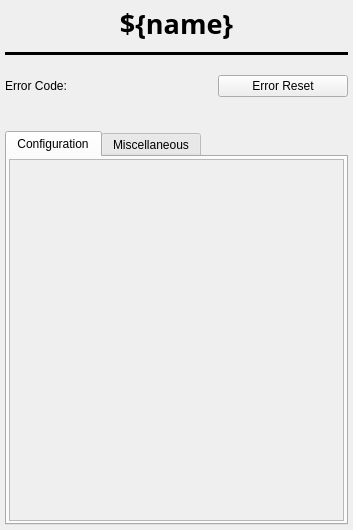
<?xml version="1.0" encoding="UTF-8"?>
<ui version="4.0">
 <class>Form</class>
 <widget class="QWidget" name="Form">
  <property name="geometry">
   <rect>
    <x>0</x>
    <y>0</y>
    <width>353</width>
    <height>530</height>
   </rect>
  </property>
  <property name="sizePolicy">
   <sizepolicy hsizetype="Preferred" vsizetype="Preferred">
    <horstretch>0</horstretch>
    <verstretch>0</verstretch>
   </sizepolicy>
  </property>
  <property name="windowTitle">
   <string>Form</string>
  </property>
  <layout class="QVBoxLayout" name="main_layout" stretch="0,0,0,0,0,3">
   <property name="spacing">
    <number>10</number>
   </property>
   <property name="sizeConstraint">
    <enum>QLayout::SetDefaultConstraint</enum>
   </property>
   <property name="leftMargin">
    <number>5</number>
   </property>
   <property name="topMargin">
    <number>5</number>
   </property>
   <property name="rightMargin">
    <number>5</number>
   </property>
   <property name="bottomMargin">
    <number>5</number>
   </property>
   <item>
    <widget class="QLabel" name="name_label">
     <property name="font">
      <font>
       <family>Sans Serif</family>
       <pointsize>20</pointsize>
       <weight>75</weight>
       <bold>true</bold>
      </font>
     </property>
     <property name="text">
      <string>${name}</string>
     </property>
     <property name="alignment">
      <set>Qt::AlignCenter</set>
     </property>
    </widget>
   </item>
   <item>
    <widget class="QFrame" name="underline">
     <property name="autoFillBackground">
      <bool>false</bool>
     </property>
     <property name="styleSheet">
      <string notr="true"/>
     </property>
     <property name="frameShape">
      <enum>QFrame::HLine</enum>
     </property>
     <property name="frameShadow">
      <enum>QFrame::Plain</enum>
     </property>
     <property name="lineWidth">
      <number>10</number>
     </property>
    </widget>
   </item>
   <item>
    <widget class="TyphosPositionerWidget" name="TyphosPositionerWidget" native="true">
     <property name="toolTip">
      <string/>
     </property>
    </widget>
   </item>
   <item>
    <layout class="QHBoxLayout" name="horizontalLayout">
     <property name="topMargin">
      <number>0</number>
     </property>
     <item>
      <widget class="QLabel" name="label">
       <property name="sizePolicy">
        <sizepolicy hsizetype="Maximum" vsizetype="Preferred">
         <horstretch>0</horstretch>
         <verstretch>0</verstretch>
        </sizepolicy>
       </property>
       <property name="text">
        <string>Error Code:</string>
       </property>
       <property name="alignment">
        <set>Qt::AlignCenter</set>
       </property>
      </widget>
     </item>
     <item>
      <widget class="PyDMLabel" name="error_id_label">
       <property name="sizePolicy">
        <sizepolicy hsizetype="Minimum" vsizetype="Preferred">
         <horstretch>0</horstretch>
         <verstretch>0</verstretch>
        </sizepolicy>
       </property>
       <property name="toolTip">
        <string/>
       </property>
       <property name="textFormat">
        <enum>Qt::PlainText</enum>
       </property>
       <property name="alignment">
        <set>Qt::AlignCenter</set>
       </property>
       <property name="channel" stdset="0">
        <string>ca://${prefix}:PLC:nErrorId_RBV</string>
       </property>
       <property name="displayFormat" stdset="0">
        <enum>PyDMLabel::Default</enum>
       </property>
      </widget>
     </item>
     <item>
      <widget class="PyDMPushButton" name="error_reset_button">
       <property name="sizePolicy">
        <sizepolicy hsizetype="Minimum" vsizetype="Fixed">
         <horstretch>0</horstretch>
         <verstretch>0</verstretch>
        </sizepolicy>
       </property>
       <property name="toolTip">
        <string/>
       </property>
       <property name="text">
        <string>Error Reset</string>
       </property>
       <property name="channel" stdset="0">
        <string>ca://${prefix}PLC:bReset</string>
       </property>
       <property name="pressValue" stdset="0">
        <string>1</string>
       </property>
      </widget>
     </item>
    </layout>
   </item>
   <item>
    <widget class="PyDMLabel" name="error_message_label">
     <property name="toolTip">
      <string/>
     </property>
     <property name="channel" stdset="0">
      <string>ca://${prefix}:PLC:sErrorMessage_RBV</string>
     </property>
     <property name="displayFormat" stdset="0">
      <enum>PyDMLabel::String</enum>
     </property>
    </widget>
   </item>
   <item>
    <widget class="QTabWidget" name="signal_tab">
     <property name="minimumSize">
      <size>
       <width>0</width>
       <height>250</height>
      </size>
     </property>
     <property name="maximumSize">
      <size>
       <width>16777215</width>
       <height>500</height>
      </size>
     </property>
     <property name="autoFillBackground">
      <bool>false</bool>
     </property>
     <property name="tabPosition">
      <enum>QTabWidget::North</enum>
     </property>
     <property name="tabShape">
      <enum>QTabWidget::Rounded</enum>
     </property>
     <property name="currentIndex">
      <number>0</number>
     </property>
     <property name="elideMode">
      <enum>Qt::ElideNone</enum>
     </property>
     <property name="usesScrollButtons">
      <bool>false</bool>
     </property>
     <property name="documentMode">
      <bool>false</bool>
     </property>
     <property name="tabsClosable">
      <bool>false</bool>
     </property>
     <property name="movable">
      <bool>false</bool>
     </property>
     <property name="tabBarAutoHide">
      <bool>false</bool>
     </property>
     <widget class="QWidget" name="config_tab">
      <attribute name="title">
       <string>Configuration</string>
      </attribute>
      <layout class="QHBoxLayout" name="config_tab_layout">
       <property name="leftMargin">
        <number>2</number>
       </property>
       <property name="topMargin">
        <number>2</number>
       </property>
       <property name="rightMargin">
        <number>2</number>
       </property>
       <property name="bottomMargin">
        <number>2</number>
       </property>
       <item>
        <widget class="QScrollArea" name="config_scroll">
         <property name="font">
          <font>
           <underline>false</underline>
          </font>
         </property>
         <property name="horizontalScrollBarPolicy">
          <enum>Qt::ScrollBarAlwaysOff</enum>
         </property>
         <property name="sizeAdjustPolicy">
          <enum>QAbstractScrollArea::AdjustToContentsOnFirstShow</enum>
         </property>
         <property name="widgetResizable">
          <bool>true</bool>
         </property>
         <widget class="QWidget" name="config_widget">
          <property name="geometry">
           <rect>
            <x>0</x>
            <y>0</y>
            <width>333</width>
            <height>355</height>
           </rect>
          </property>
          <layout class="QVBoxLayout" name="verticalLayout_2">
           <property name="leftMargin">
            <number>2</number>
           </property>
           <property name="topMargin">
            <number>2</number>
           </property>
           <property name="rightMargin">
            <number>2</number>
           </property>
           <property name="bottomMargin">
            <number>2</number>
           </property>
           <item>
            <widget class="TyphosSignalPanel" name="config_panel" native="true">
             <property name="toolTip">
              <string/>
             </property>
             <property name="whatsThis">
              <string>
    Panel of Signals for Device
    </string>
             </property>
             <property name="showHints" stdset="0">
              <bool>false</bool>
             </property>
             <property name="showNormal" stdset="0">
              <bool>false</bool>
             </property>
             <property name="showOmitted" stdset="0">
              <bool>false</bool>
             </property>
            </widget>
           </item>
          </layout>
         </widget>
        </widget>
       </item>
      </layout>
     </widget>
     <widget class="QWidget" name="misc_tab">
      <attribute name="title">
       <string>Miscellaneous</string>
      </attribute>
      <layout class="QHBoxLayout" name="misc_tab_layout">
       <property name="leftMargin">
        <number>2</number>
       </property>
       <property name="topMargin">
        <number>2</number>
       </property>
       <property name="rightMargin">
        <number>2</number>
       </property>
       <property name="bottomMargin">
        <number>2</number>
       </property>
       <item>
        <widget class="QScrollArea" name="misc_scroll">
         <property name="horizontalScrollBarPolicy">
          <enum>Qt::ScrollBarAlwaysOff</enum>
         </property>
         <property name="sizeAdjustPolicy">
          <enum>QAbstractScrollArea::AdjustToContentsOnFirstShow</enum>
         </property>
         <property name="widgetResizable">
          <bool>true</bool>
         </property>
         <widget class="QWidget" name="misc_widget">
          <property name="geometry">
           <rect>
            <x>0</x>
            <y>0</y>
            <width>98</width>
            <height>28</height>
           </rect>
          </property>
          <layout class="QVBoxLayout" name="verticalLayout">
           <property name="leftMargin">
            <number>2</number>
           </property>
           <property name="topMargin">
            <number>2</number>
           </property>
           <property name="rightMargin">
            <number>2</number>
           </property>
           <property name="bottomMargin">
            <number>2</number>
           </property>
           <item>
            <widget class="TyphosSignalPanel" name="misc_panel" native="true">
             <property name="toolTip">
              <string/>
             </property>
             <property name="whatsThis">
              <string>
    Panel of Signals for Device
    </string>
             </property>
             <property name="showHints" stdset="0">
              <bool>false</bool>
             </property>
             <property name="showNormal" stdset="0">
              <bool>false</bool>
             </property>
             <property name="showConfig" stdset="0">
              <bool>false</bool>
             </property>
            </widget>
           </item>
          </layout>
         </widget>
        </widget>
       </item>
      </layout>
     </widget>
    </widget>
   </item>
  </layout>
 </widget>
 <customwidgets>
  <customwidget>
   <class>PyDMLabel</class>
   <extends>QLabel</extends>
   <header>pydm.widgets.label</header>
  </customwidget>
  <customwidget>
   <class>PyDMPushButton</class>
   <extends>QPushButton</extends>
   <header>pydm.widgets.pushbutton</header>
  </customwidget>
  <customwidget>
   <class>TyphosSignalPanel</class>
   <extends>QWidget</extends>
   <header>typhos.panel</header>
  </customwidget>
  <customwidget>
   <class>TyphosPositionerWidget</class>
   <extends>QWidget</extends>
   <header>typhos.positioner</header>
  </customwidget>
 </customwidgets>
 <resources/>
 <connections/>
</ui>
